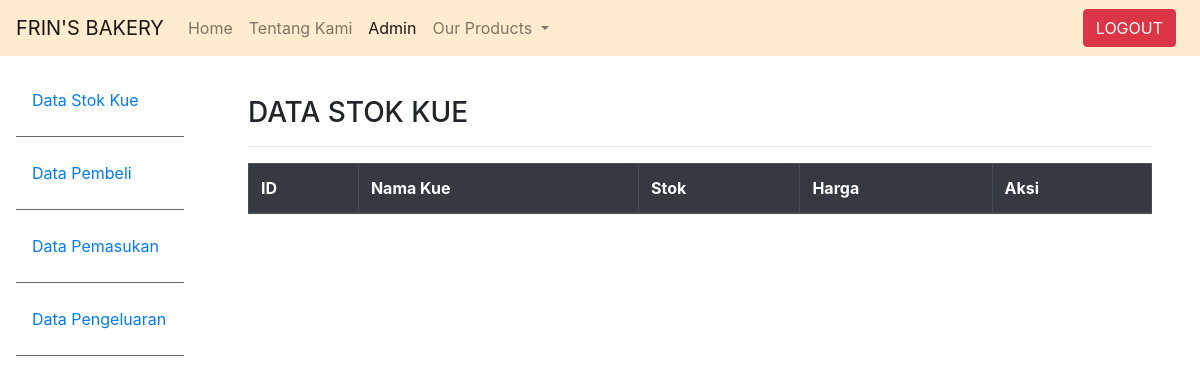
/tampil.php, run on an earlier commit of the app's database.
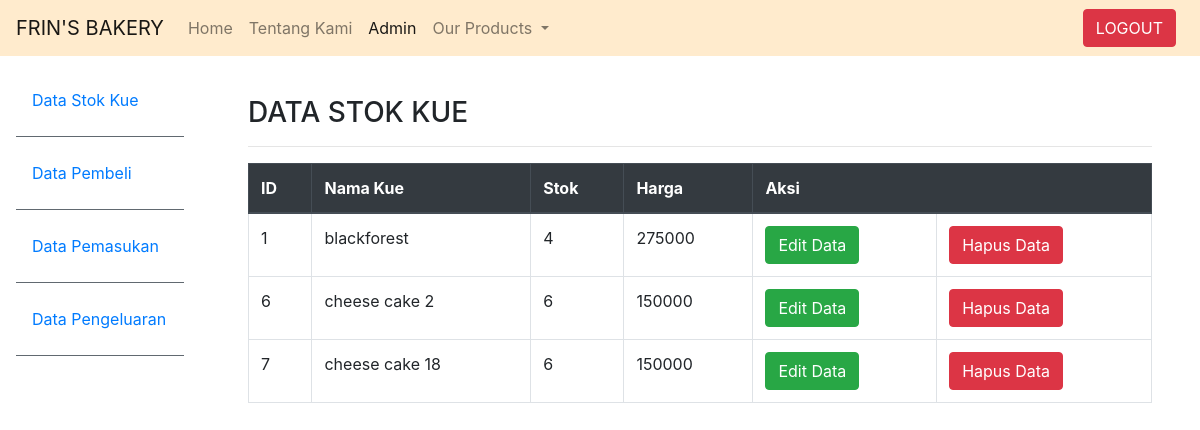
And on a later commit of the database.
### tables this page shows
CREATE TABLE `stok` (
  `id` int(4) NOT NULL,
  `nama_kue` varchar(50) NOT NULL,
  `stok` int(10) NOT NULL,
  `harga` int(20) NOT NULL
);

### tampil.php (the view, shortened to what this page needs)
<!DOCTYPE html>
<html lang="en">
<head>
    <link rel="stylesheet" href="https://stackpath.bootstrapcdn.com/bootstrap/4.4.1/css/bootstrap.min.css">
</head>
<body>
    <nav class="navbar navbar-expand-lg navbar-light fixed-top" style="background-color: blanchedalmond;">
        <a class="navbar-brand" href="#">FRIN'S BAKERY</a>
        <div class="collapse navbar-collapse" id="navbarNav">
          <ul class="navbar-nav">
            <li class="nav-item ">
              <a class="nav-link" href="#">Home <span class="sr-only">(current)</span></a>
            </li>
            <li class="nav-item">
              <a class="nav-link" href="#">Tentang Kami</a>
            <li class="nav-item active">
                <a class="nav-link" href="login.php">Admin</a>
              <li class="nav-item dropdown">
                <a class="nav-link dropdown-toggle" href="#tentangkami" id="navbarDropdownMenuLink" role="button" data-toggle="dropdown" aria-haspopup="true" aria-expanded="false">
                  Our Products
                </a>
              </li>
          </ul>
        </div>
        <div class="collapse navbar-collapse justify-content-end" id="navbarNavAltMarkup">
            <ul class="navbar-nav">
              <li class="nav-item active">
                <a href="index.html" class="btn btn-danger  mr-sm-2">LOGOUT</a>
              </li>
            </ul>
          </div>
      </nav>
      <div class="row no-gutters mt-5">
        <div class="col-md-2 mt-2 pr-3 pt-4">
            <ul class="nav flex-column ml-3 mb-5">
                <li class="nav-item">
                  <a class="nav-link active" href="#">Data Stok Kue</a><hr class="bg-secondary">
                </li>
                <li class="nav-item">
                  <a class="nav-link" href="#">Data Pembeli</a><hr class="bg-secondary">
                </li>
                <li class="nav-item">
                  <a class="nav-link" href="#">Data Pemasukan</a><hr class="bg-secondary">
                </li>
                <li class="nav-item">
                    <a class="nav-link" href="#">Data Pengeluaran</a><hr class="bg-secondary">
                  </li>
              </ul>
        </div>
        <div class="col-md-10 p-5 pt-2">
            <h3>DATA STOK KUE</h3><hr>
            <table class="table table-bordered">
                <thead class="thead-dark">
                  <tr>
                    <th scope="col">ID</th>
                    <th scope="col">Nama Kue</th>
                    <th scope="col">Stok</th>
                    <th scope="col">Harga</th>
                    <th colspan="3" scope="col">Aksi</th>
                  </tr>
                </thead>
                <tbody>
                <?php
                        include "koneksiregister.php";
                        $query = "SELECT * FROM stok";
                        $sql = mysqli_query($connect, $query);
                        while($data = mysqli_fetch_array($sql)){
                            echo "<tr>";
                            echo"<td>".$data['id']."</td>";
                            echo"<td>".$data['nama_kue']."</td>";
                            echo"<td>".$data['stok']."</td>";
                            echo"<td>".$data['harga']."</td>";
                            echo"<td><a href='form_updatestok.php?id=".$data['id']."'class='btn btn-success'>Edit Data</a></td>";
                            echo"<td><a href='delete_stok.php?id=".$data['id']."'class='btn btn-danger' onclick='return confirm(\"Apakah anda yakin ingin menghapus data?\")'>Hapus Data</a></td>";
                            echo "</tr>";
    }
    ?>
                </tbody>
              </table>
        </div>
      </div>
</body>
</html>

What changed in the data, as far as the page shows it:
added stok: id "1", nama_kue "blackforest", stok "4", harga "275000"
added stok: id "6", nama_kue "cheese cake 2", stok "6", harga "150000"
added stok: id "7", nama_kue "cheese cake 18", stok "6", harga "150000"
